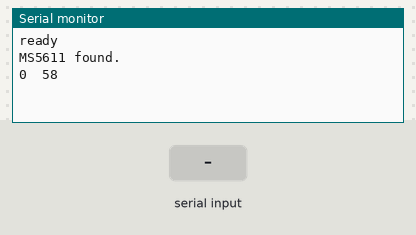
This sketch was run on a simulated Arduino Uno, built for the host (arithmetic inside an expression is 32-bit, double 64-bit). On the bench: the last lines printed to the serial monitor. Inputs (shaded band) come from the test bench.

Above: at 1.2 s.
1.3 s: "1" received over the second serial link
At 2.4 s:
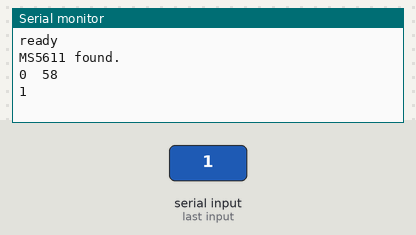
2.8 s: "0" received over the second serial link
At 3.5 s:
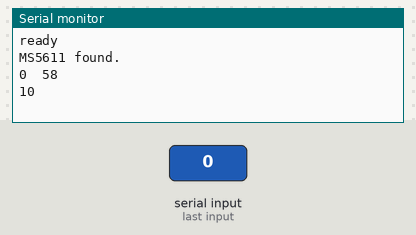

Measured:
- after the input at 1.3 s, the serial monitor: prints a new line at once (image 1)
- after the input at 2.8 s, the serial monitor: prints a new line at once (image 2)

The sketch:

VARIO_BT_MS5611.ino
```cpp
#include <MS5611.h>

#include <SoftwareSerial.h>

//ports D2 and D3
SoftwareSerial Bluetooth(2,3);
char c = ' ';

MS5611 MS5611(0x77);
uint32_t start, stop;

void setup() {
  Serial.begin(9600);
  Serial.println("ready");
  Bluetooth.begin(115200);
  if (MS5611.begin() == true)
  {
    Serial.println("MS5611 found.");
  }
  else
  {
    Serial.println("MS5611 not found. halt.");
    while (1);
  }

  start = micros();
  MS5611.read();   // uses default OSR_ULTRA_LOW  (fastest)
  stop = micros();
  Serial.print( (uint8_t) MS5611.getOversampling());
  Serial.print("\t");
  Serial.println(stop - start);
  delay(10); // to flush serial.

}

void loop() {


  if(Bluetooth.available()){
    c=Bluetooth.read();
    Serial.write(c);
  }
  if(Serial.available()){
    c=Serial.read();
    Bluetooth.write(c);
  }
}
```
